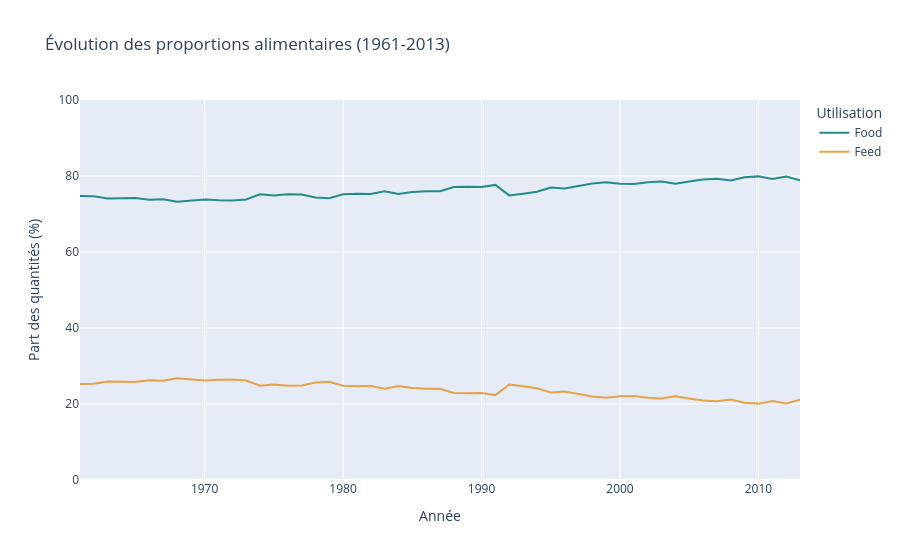

Notebook code cell kept with this figure:
### Code cell
# Transformer les proportions pour Plotly
data_proportions = proportions_annuelles.reset_index().melt(
    id_vars="Year",
    value_vars=["Food", "Feed"],
    var_name="Usage",
    value_name="Proportion"
)

# Créer le graphique
fig = px.line(
    data_proportions,
    x="Year",
    y="Proportion",
    color="Usage",
    title="Évolution des proportions alimentaires (1961-2013)",
    labels={
        "Year": "Année",
        "Proportion": "Part des quantités (%)",
        "Usage": "Utilisation"
    },
    color_discrete_map={
        "Food": "#238C88",
        "Feed": "#E6A24A"
    }
)

fig.update_layout(
    hovermode="x unified",
    yaxis=dict(range=[0, 100])
)

fig.show()

### Figure 1 — Plotly figure (JSON) as saved in the notebook; plotly's stock layout.template omitted (floating-point values rounded to 4 significant figures)
{"data": [{"hovertemplate": "Utilisation=Food<br>Année=%{x}<br>Part des quantités (%)=%{y}<extra></extra>", "legendgroup": "Food", "line": {"color": "#238C88", "dash": "solid"}, "marker": {"symbol": "circle"}, "mode": "lines", "name": "Food", "orientation": "v", "showlegend": true, "type": "scatter", "x": [1961, 1962, 1963, 1964, 1965, 1966, 1967, 1968, 1969, 1970, 1971, 1972, 1973, 1974, 1975, 1976, 1977, 1978, 1979, 1980, 1981, 1982, 1983, 1984, 1985, 1986, 1987, 1988, 1989, 1990, 1991, 1992, 1993, 1994, 1995, 1996, 1997, 1998, 1999, 2000, 2001, 2002, 2003, 2004, 2005, 2006, 2007, 2008, 2009, 2010, 2011, 2012, 2013], "xaxis": "x", "y": [74.75, 74.64, 74.09, 74.18, 74.2, 73.78, 73.86, 73.21, 73.46, 73.8, 73.61, 73.52, 73.81, 75.17, 74.88, 75.22, 75.12, 74.34, 74.16, 75.21, 75.33, 75.24, 76.0, 75.27, 75.76, 76.01, 76.0, 77.1, 77.18, 77.1, 77.66, 74.89, 75.35, 75.87, 76.95, 76.71, 77.39, 78.04, 78.35, 77.94, 77.86, 78.34, 78.53, 77.97, 78.58, 79.11, 79.26, 78.83, 79.67, 79.9, 79.24, 79.87, 78.9], "yaxis": "y"}, {"hovertemplate": "Utilisation=Feed<br>Année=%{x}<br>Part des quantités (%)=%{y}<extra></extra>", "legendgroup": "Feed", "line": {"color": "#E6A24A", "dash": "solid"}, "marker": {"symbol": "circle"}, "mode": "lines", "name": "Feed", "orientation": "v", "showlegend": true, "type": "scatter", "x": [1961, 1962, 1963, 1964, 1965, 1966, 1967, 1968, 1969, 1970, 1971, 1972, 1973, 1974, 1975, 1976, 1977, 1978, 1979, 1980, 1981, 1982, 1983, 1984, 1985, 1986, 1987, 1988, 1989, 1990, 1991, 1992, 1993, 1994, 1995, 1996, 1997, 1998, 1999, 2000, 2001, 2002, 2003, 2004, 2005, 2006, 2007, 2008, 2009, 2010, 2011, 2012, 2013], "xaxis": "x", "y": [25.25, 25.36, 25.91, 25.82, 25.8, 26.22, 26.14, 26.79, 26.54, 26.2, 26.39, 26.48, 26.19, 24.83, 25.12, 24.78, 24.88, 25.66, 25.84, 24.79, 24.67, 24.76, 24.0, 24.73, 24.24, 23.99, 24.0, 22.9, 22.82, 22.9, 22.34, 25.11, 24.65, 24.13, 23.05, 23.29, 22.61, 21.96, 21.65, 22.06, 22.14, 21.66, 21.47, 22.03, 21.42, 20.89, 20.74, 21.17, 20.33, 20.1, 20.76, 20.13, 21.1], "yaxis": "y"}], "layout": {"hovermode": "x unified", "legend": {"title": {"text": "Utilisation"}, "tracegroupgap": 0}, "title": {"text": "Évolution des proportions alimentaires (1961-2013)"}, "xaxis": {"anchor": "y", "domain": [0, 1], "title": {"text": "Année"}}, "yaxis": {"anchor": "x", "domain": [0, 1], "range": [0, 100], "title": {"text": "Part des quantités (%)"}}}}
